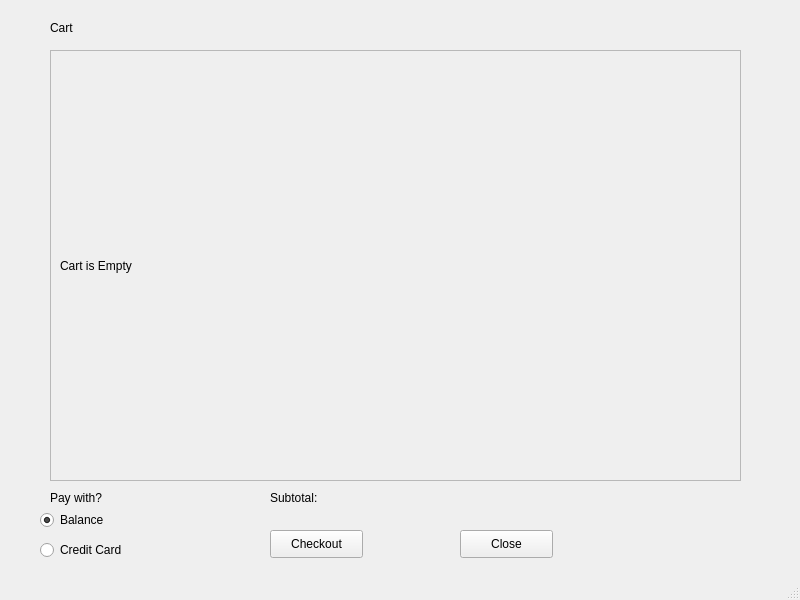
<?xml version="1.0" encoding="UTF-8"?>
<ui version="4.0">
 <class>userCart</class>
 <widget class="QMainWindow" name="userCart">
  <property name="geometry">
   <rect>
    <x>0</x>
    <y>0</y>
    <width>800</width>
    <height>600</height>
   </rect>
  </property>
  <property name="windowTitle">
   <string>Cart</string>
  </property>
  <widget class="QWidget" name="centralwidget">
   <widget class="QScrollArea" name="scrollArea">
    <property name="geometry">
     <rect>
      <x>50</x>
      <y>50</y>
      <width>691</width>
      <height>431</height>
     </rect>
    </property>
    <property name="widgetResizable">
     <bool>true</bool>
    </property>
    <widget class="QWidget" name="scrollAreaWidgetContents">
     <property name="geometry">
      <rect>
       <x>0</x>
       <y>0</y>
       <width>689</width>
       <height>429</height>
      </rect>
     </property>
     <layout class="QVBoxLayout" name="verticalLayout">
      <item>
       <widget class="QLabel" name="label_4">
        <property name="text">
         <string>Cart is Empty</string>
        </property>
       </widget>
      </item>
     </layout>
    </widget>
   </widget>
   <widget class="QLabel" name="label">
    <property name="geometry">
     <rect>
      <x>50</x>
      <y>20</y>
      <width>55</width>
      <height>16</height>
     </rect>
    </property>
    <property name="text">
     <string>Cart</string>
    </property>
   </widget>
   <widget class="QLabel" name="label_2">
    <property name="geometry">
     <rect>
      <x>50</x>
      <y>490</y>
      <width>61</width>
      <height>16</height>
     </rect>
    </property>
    <property name="text">
     <string>Pay with?</string>
    </property>
   </widget>
   <widget class="QRadioButton" name="radioButton">
    <property name="geometry">
     <rect>
      <x>40</x>
      <y>510</y>
      <width>95</width>
      <height>20</height>
     </rect>
    </property>
    <property name="text">
     <string>Balance</string>
    </property>
    <property name="checked">
     <bool>true</bool>
    </property>
    <attribute name="buttonGroup">
     <string notr="true">buttonGroup</string>
    </attribute>
   </widget>
   <widget class="QRadioButton" name="radioButton_2">
    <property name="geometry">
     <rect>
      <x>40</x>
      <y>540</y>
      <width>95</width>
      <height>20</height>
     </rect>
    </property>
    <property name="text">
     <string>Credit Card</string>
    </property>
    <attribute name="buttonGroup">
     <string notr="true">buttonGroup</string>
    </attribute>
   </widget>
   <widget class="QPushButton" name="pushButton">
    <property name="geometry">
     <rect>
      <x>270</x>
      <y>530</y>
      <width>93</width>
      <height>28</height>
     </rect>
    </property>
    <property name="text">
     <string>Checkout</string>
    </property>
   </widget>
   <widget class="QPushButton" name="pushButton_2">
    <property name="geometry">
     <rect>
      <x>460</x>
      <y>530</y>
      <width>93</width>
      <height>28</height>
     </rect>
    </property>
    <property name="text">
     <string>Close</string>
    </property>
   </widget>
   <widget class="QLabel" name="label_3">
    <property name="geometry">
     <rect>
      <x>270</x>
      <y>490</y>
      <width>291</width>
      <height>16</height>
     </rect>
    </property>
    <property name="text">
     <string>Subtotal: </string>
    </property>
   </widget>
  </widget>
  <widget class="QStatusBar" name="statusbar"/>
 </widget>
 <resources/>
 <connections/>
 <buttongroups>
  <buttongroup name="buttonGroup"/>
 </buttongroups>
</ui>
